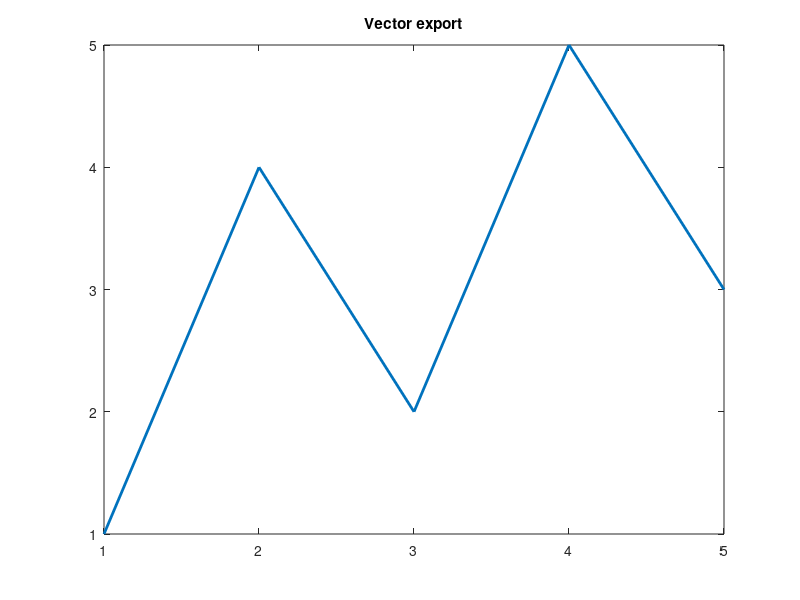
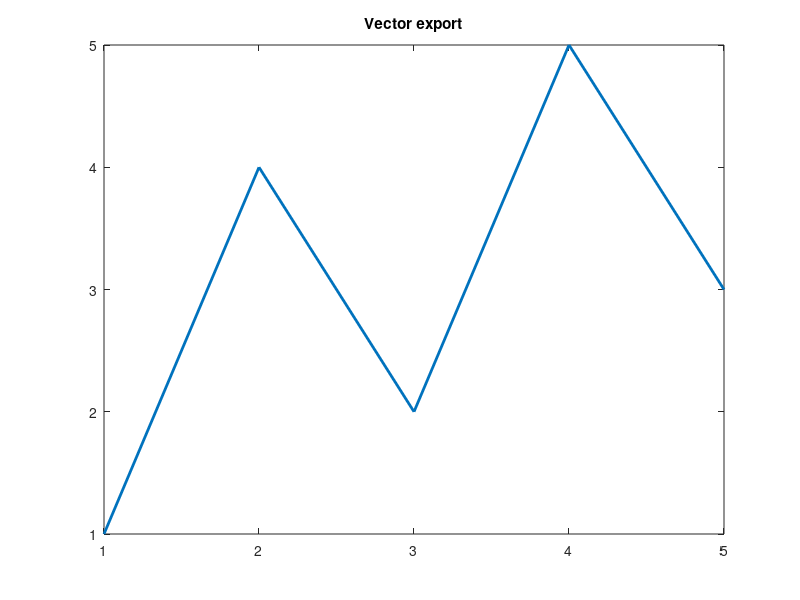

Write MATLAB code to recreate these figures, in order. (Note: this script raises an error after producing the figures.)
%=============================================================================
% Copyright (c) 2016-present Allan CORNET (Nelson)
%=============================================================================
% This file is part of Nelson.
%=============================================================================
% LICENCE_BLOCK_BEGIN
% SPDX-License-Identifier: LGPL-3.0-or-later
% LICENCE_BLOCK_END
%=============================================================================
% <--ADV-CLI MODE-->
%=============================================================================
destination = [tempname(), '/'];
mkdir(destination);
f = figure('Visible', 'off', 'Position', [100 100 420 315], 'Color', [1 1 1]);
plot(1:5, [1, 4, 2, 5, 3], 'LineWidth', 2);
title('Vector export');
%=============================================================================
svgFile = [destination, 'figure.svg'];
pdfFile = [destination, 'figure.pdf'];
saveas(f, svgFile);
saveas(f, pdfFile);
close(f);
%=============================================================================
svg = fileread(svgFile);
asserts.istrue(contains(svg, '<svg'));
asserts.istrue(contains(svg, 'viewBox='));
asserts.istrue(contains(svg, '</svg>'));
fid = fopen(pdfFile, 'r');
asserts.istrue(fid > 0);
signature = fread(fid, 4, '*char');
fclose(fid);
asserts.isequal(signature.', '%PDF');
%=============================================================================
